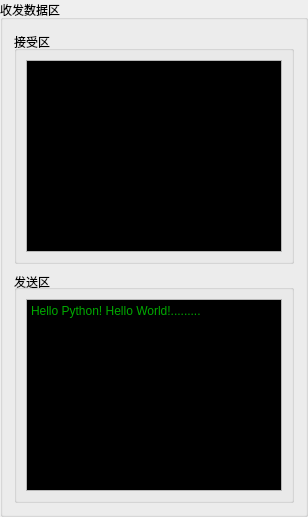
    <widget class="QGroupBox" name="groupBox_1">
     <property name="title">
      <string>收发数据区</string>
     </property>
     <property name="flat">
      <bool>false</bool>
     </property>
     <layout class="QGridLayout" name="gridLayout_3">
      <item row="0" column="0">
       <widget class="QGroupBox" name="verticalGroupBox">
        <property name="enabled">
         <bool>true</bool>
        </property>
        <property name="sizePolicy">
         <sizepolicy hsizetype="Preferred" vsizetype="Preferred">
          <horstretch>0</horstretch>
          <verstretch>0</verstretch>
         </sizepolicy>
        </property>
        <property name="layoutDirection">
         <enum>Qt::LeftToRight</enum>
        </property>
        <property name="title">
         <string>接受区</string>
        </property>
        <property name="alignment">
         <set>Qt::AlignLeading|Qt::AlignLeft|Qt::AlignVCenter</set>
        </property>
        <layout class="QGridLayout" name="gridLayout">
         <item row="0" column="0">
          <widget class="QTextBrowser" name="s2__receive_text">
           <property name="palette">
            <palette>
             <active>
              <colorrole role="Text">
               <brush brushstyle="SolidPattern">
                <color alpha="255">
                 <red>0</red>
                 <green>170</green>
                 <blue>0</blue>
                </color>
               </brush>
              </colorrole>
              <colorrole role="Base">
               <brush brushstyle="SolidPattern">
                <color alpha="255">
                 <red>0</red>
                 <green>0</green>
                 <blue>0</blue>
                </color>
               </brush>
              </colorrole>
             </active>
             <inactive>
              <colorrole role="Text">
               <brush brushstyle="SolidPattern">
                <color alpha="255">
                 <red>0</red>
                 <green>170</green>
                 <blue>0</blue>
                </color>
               </brush>
              </colorrole>
              <colorrole role="Base">
               <brush brushstyle="SolidPattern">
                <color alpha="255">
                 <red>0</red>
                 <green>0</green>
                 <blue>0</blue>
                </color>
               </brush>
              </colorrole>
             </inactive>
             <disabled>
              <colorrole role="Text">
               <brush brushstyle="SolidPattern">
                <color alpha="255">
                 <red>120</red>
                 <green>120</green>
                 <blue>120</blue>
                </color>
               </brush>
              </colorrole>
              <colorrole role="Base">
               <brush brushstyle="SolidPattern">
                <color alpha="255">
                 <red>240</red>
                 <green>240</green>
                 <blue>240</blue>
                </color>
               </brush>
              </colorrole>
             </disabled>
            </palette>
           </property>
           <property name="autoFillBackground">
            <bool>true</bool>
           </property>
          </widget>
         </item>
        </layout>
       </widget>
      </item>
      <item row="1" column="0">
       <widget class="QGroupBox" name="verticalGroupBox_2">
        <property name="layoutDirection">
         <enum>Qt::LeftToRight</enum>
        </property>
        <property name="title">
         <string>发送区</string>
        </property>
        <property name="alignment">
         <set>Qt::AlignBottom|Qt::AlignLeading|Qt::AlignLeft</set>
        </property>
        <layout class="QGridLayout" name="gridLayout_2">
         <item row="0" column="0">
          <widget class="QTextEdit" name="s3__send_text">
           <property name="palette">
            <palette>
             <active>
              <colorrole role="WindowText">
               <brush brushstyle="SolidPattern">
                <color alpha="255">
                 <red>0</red>
                 <green>170</green>
                 <blue>0</blue>
                </color>
               </brush>
              </colorrole>
              <colorrole role="Text">
               <brush brushstyle="SolidPattern">
                <color alpha="255">
                 <red>0</red>
                 <green>170</green>
                 <blue>0</blue>
                </color>
               </brush>
              </colorrole>
              <colorrole role="Base">
               <brush brushstyle="SolidPattern">
                <color alpha="255">
                 <red>0</red>
                 <green>0</green>
                 <blue>0</blue>
                </color>
               </brush>
              </colorrole>
              <colorrole role="LinkVisited">
               <brush brushstyle="SolidPattern">
                <color alpha="255">
                 <red>0</red>
                 <green>170</green>
                 <blue>0</blue>
                </color>
               </brush>
              </colorrole>
              <colorrole role="ToolTipText">
               <brush brushstyle="SolidPattern">
                <color alpha="255">
                 <red>0</red>
                 <green>170</green>
                 <blue>0</blue>
                </color>
               </brush>
              </colorrole>
             </active>
             <inactive>
              <colorrole role="WindowText">
               <brush brushstyle="SolidPattern">
                <color alpha="255">
                 <red>0</red>
                 <green>170</green>
                 <blue>0</blue>
                </color>
               </brush>
              </colorrole>
              <colorrole role="Text">
               <brush brushstyle="SolidPattern">
                <color alpha="255">
                 <red>0</red>
                 <green>170</green>
                 <blue>0</blue>
                </color>
               </brush>
              </colorrole>
              <colorrole role="Base">
               <brush brushstyle="SolidPattern">
                <color alpha="255">
                 <red>0</red>
                 <green>0</green>
                 <blue>0</blue>
                </color>
               </brush>
              </colorrole>
              <colorrole role="LinkVisited">
               <brush brushstyle="SolidPattern">
                <color alpha="255">
                 <red>0</red>
                 <green>170</green>
                 <blue>0</blue>
                </color>
               </brush>
              </colorrole>
              <colorrole role="ToolTipText">
               <brush brushstyle="SolidPattern">
                <color alpha="255">
                 <red>0</red>
                 <green>170</green>
                 <blue>0</blue>
                </color>
               </brush>
              </colorrole>
             </inactive>
             <disabled>
              <colorrole role="WindowText">
               <brush brushstyle="SolidPattern">
                <color alpha="255">
                 <red>120</red>
                 <green>120</green>
                 <blue>120</blue>
                </color>
               </brush>
              </colorrole>
              <colorrole role="Text">
               <brush brushstyle="SolidPattern">
                <color alpha="255">
                 <red>120</red>
                 <green>120</green>
                 <blue>120</blue>
                </color>
               </brush>
              </colorrole>
              <colorrole role="Base">
               <brush brushstyle="SolidPattern">
                <color alpha="255">
                 <red>240</red>
                 <green>240</green>
                 <blue>240</blue>
                </color>
               </brush>
              </colorrole>
              <colorrole role="LinkVisited">
               <brush brushstyle="SolidPattern">
                <color alpha="255">
                 <red>0</red>
                 <green>170</green>
                 <blue>0</blue>
                </color>
               </brush>
              </colorrole>
              <colorrole role="ToolTipText">
               <brush brushstyle="SolidPattern">
                <color alpha="255">
                 <red>0</red>
                 <green>170</green>
                 <blue>0</blue>
                </color>
               </brush>
              </colorrole>
             </disabled>
            </palette>
           </property>
           <property name="font">
            <font>
             <weight>75</weight>
             <bold>true</bold>
            </font>
           </property>
           <property name="autoFillBackground">
            <bool>true</bool>
           </property>
           <property name="html">
            <string>&lt;!DOCTYPE HTML PUBLIC &quot;-//W3C//DTD HTML 4.0//EN&quot; &quot;http://www.w3.org/TR/REC-html40/strict.dtd&quot;&gt;
&lt;html&gt;&lt;head&gt;&lt;meta name=&quot;qrichtext&quot; content=&quot;1&quot; /&gt;&lt;style type=&quot;text/css&quot;&gt;
p, li { white-space: pre-wrap; }
&lt;/style&gt;&lt;/head&gt;&lt;body style=&quot; font-family:'SimSun'; font-size:9pt; font-weight:600; font-style:normal;&quot;&gt;
&lt;p style=&quot; margin-top:0px; margin-bottom:0px; margin-left:0px; margin-right:0px; -qt-block-indent:0; text-indent:0px;&quot;&gt;&lt;span style=&quot; font-weight:400; color:#00aa00;&quot;&gt;Hello Python! Hello World!.........&lt;/span&gt;&lt;/p&gt;&lt;/body&gt;&lt;/html&gt;</string>
           </property>
          </widget>
         </item>
        </layout>
       </widget>
      </item>
     </layout>
    </widget>
